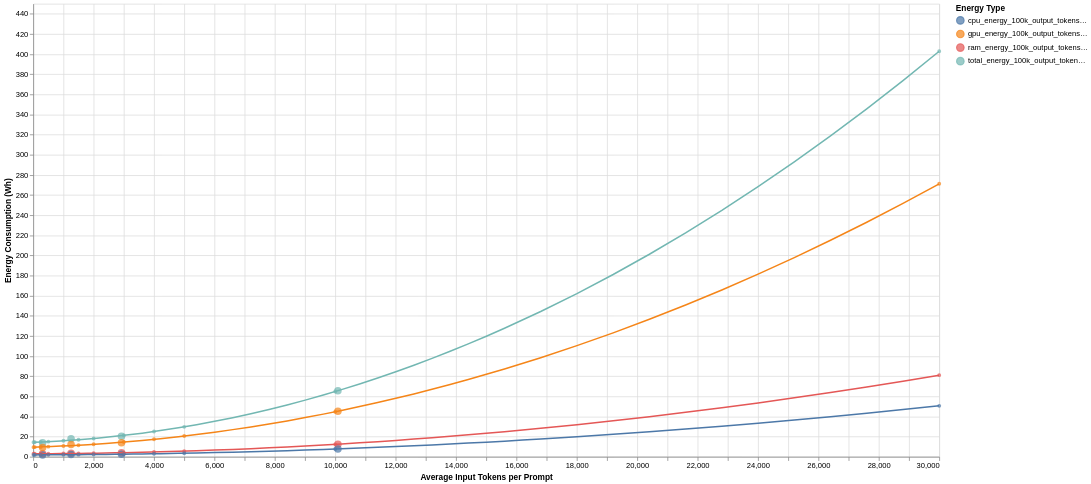

This figure's notebook cell:
### Markdown cell above
## 7. Visualize Results
Create an Altair chart to visualize the actual and predicted energy consumption values.

### Code cell
# Create Altair chart
base = alt.Chart(combined_df[combined_df['Type'] == 'Actual']).mark_point(size=100, filled=True).encode(
    x=alt.X('avg_in_tok', title='Average Input Tokens per Prompt'),
    y=alt.Y('Energy_Consumption', title='Energy Consumption (Wh)'),
    color=alt.Color('Energy_Type', title='Energy Type'),
    tooltip=['avg_in_tok', 'Energy_Consumption', 'Energy_Type', 'Type']
).properties(
    width=1200,
    height=600
)


# Highlight predicted values
predicted = alt.Chart(combined_df[combined_df['Type'] == 'Predicted']).mark_point(size=10, filled=False).encode(
    x=alt.X('avg_in_tok', title='Average Input Tokens per Prompt'), 
    y=alt.Y('Energy_Consumption', title='Energy Consumption (Wh)'),
    color=alt.Color('Energy_Type', title='Energy Type'),
    tooltip=['avg_in_tok', 'Energy_Consumption', 'Energy_Type']
)

regression = predicted.transform_regression('avg_in_tok', 'Energy_Consumption', groupby=['Energy_Type'], method="quad").mark_line()

# Combine charts
final_chart = base + regression + predicted

# Display the chart in Streamlit
final_chart

### Figure 1 — Vega-Lite specification as saved in the notebook (floating-point values rounded to 4 significant figures)
{"config": {"view": {"continuousWidth": 300, "continuousHeight": 300}}, "layer": [{"data": {"name": "data-cb657c49c2978297951d2b409b742758"}, "mark": {"type": "point", "filled": true, "size": 100}, "encoding": {"color": {"field": "Energy_Type", "title": "Energy Type", "type": "nominal"}, "tooltip": [{"field": "avg_in_tok", "type": "quantitative"}, {"field": "Energy_Consumption", "type": "quantitative"}, {"field": "Energy_Type", "type": "nominal"}, {"field": "Type", "type": "nominal"}], "x": {"field": "avg_in_tok", "title": "Average Input Tokens per Prompt", "type": "quantitative"}, "y": {"field": "Energy_Consumption", "title": "Energy Consumption (Wh)", "type": "quantitative"}}}, {"data": {"name": "data-345d7f357fda478d05a3e37c3e639396"}, "mark": {"type": "line"}, "encoding": {"color": {"field": "Energy_Type", "title": "Energy Type", "type": "nominal"}, "tooltip": [{"field": "avg_in_tok", "type": "quantitative"}, {"field": "Energy_Consumption", "type": "quantitative"}, {"field": "Energy_Type", "type": "nominal"}], "x": {"field": "avg_in_tok", "title": "Average Input Tokens per Prompt", "type": "quantitative"}, "y": {"field": "Energy_Consumption", "title": "Energy Consumption (Wh)", "type": "quantitative"}}, "transform": [{"on": "avg_in_tok", "regression": "Energy_Consumption", "groupby": ["Energy_Type"], "method": "quad"}]}, {"data": {"name": "data-345d7f357fda478d05a3e37c3e639396"}, "mark": {"type": "point", "filled": false, "size": 10}, "encoding": {"color": {"field": "Energy_Type", "title": "Energy Type", "type": "nominal"}, "tooltip": [{"field": "avg_in_tok", "type": "quantitative"}, {"field": "Energy_Consumption", "type": "quantitative"}, {"field": "Energy_Type", "type": "nominal"}], "x": {"field": "avg_in_tok", "title": "Average Input Tokens per Prompt", "type": "quantitative"}, "y": {"field": "Energy_Consumption", "title": "Energy Consumption (Wh)", "type": "quantitative"}}}], "height": 600, "width": 1200, "$schema": "https://vega.github.io/schema/vega-lite/v5.20.1.json", "datasets": {"data-cb657c49c2978297951d2b409b742758": [{"avg_in_tok": 311.0, "Energy_Consumption": 13.94, "Type": "Actual", "Energy_Type": "total_energy_100k_output_tokens_Wh"}, {"avg_in_tok": 1253.0, "Energy_Consumption": 17.85, "Type": "Actual", "Energy_Type": "total_energy_100k_output_tokens_Wh"}, {"avg_in_tok": 2922.0, "Energy_Consumption": 20.31, "Type": "Actual", "Energy_Type": "total_energy_100k_output_tokens_Wh"}, {"avg_in_tok": 10090.0, "Energy_Consumption": 65.66, "Type": "Actual", "Energy_Type": "total_energy_100k_output_tokens_Wh"}, {"avg_in_tok": 311.0, "Energy_Consumption": 2.914, "Type": "Actual", "Energy_Type": "ram_energy_100k_output_tokens_Wh"}, {"avg_in_tok": 1253.0, "Energy_Consumption": 3.478, "Type": "Actual", "Energy_Type": "ram_energy_100k_output_tokens_Wh"}, {"avg_in_tok": 2922.0, "Energy_Consumption": 3.916, "Type": "Actual", "Energy_Type": "ram_energy_100k_output_tokens_Wh"}, {"avg_in_tok": 10090.0, "Energy_Consumption": 12.53, "Type": "Actual", "Energy_Type": "ram_energy_100k_output_tokens_Wh"}, {"avg_in_tok": 311.0, "Energy_Consumption": 9.205, "Type": "Actual", "Energy_Type": "gpu_energy_100k_output_tokens_Wh"}, {"avg_in_tok": 1253.0, "Energy_Consumption": 12.21, "Type": "Actual", "Energy_Type": "gpu_energy_100k_output_tokens_Wh"}, {"avg_in_tok": 2922.0, "Energy_Consumption": 13.95, "Type": "Actual", "Energy_Type": "gpu_energy_100k_output_tokens_Wh"}, {"avg_in_tok": 10090.0, "Energy_Consumption": 45.31, "Type": "Actual", "Energy_Type": "gpu_energy_100k_output_tokens_Wh"}, {"avg_in_tok": 311.0, "Energy_Consumption": 1.819, "Type": "Actual", "Energy_Type": "cpu_energy_100k_output_tokens_Wh"}, {"avg_in_tok": 1253.0, "Energy_Consumption": 2.171, "Type": "Actual", "Energy_Type": "cpu_energy_100k_output_tokens_Wh"}, {"avg_in_tok": 2922.0, "Energy_Consumption": 2.444, "Type": "Actual", "Energy_Type": "cpu_energy_100k_output_tokens_Wh"}, {"avg_in_tok": 10090.0, "Energy_Consumption": 7.819, "Type": "Actual", "Energy_Type": "cpu_energy_100k_output_tokens_Wh"}], "data-345d7f357fda478d05a3e37c3e639396": [{"avg_in_tok": 10.0, "Energy_Consumption": 14.42, "Type": "Predicted", "Energy_Type": "total_energy_100k_output_tokens_Wh"}, {"avg_in_tok": 50.0, "Energy_Consumption": 14.46, "Type": "Predicted", "Energy_Type": "total_energy_100k_output_tokens_Wh"}, {"avg_in_tok": 250.0, "Energy_Consumption": 14.7, "Type": "Predicted", "Energy_Type": "total_energy_100k_output_tokens_Wh"}, {"avg_in_tok": 500.0, "Energy_Consumption": 15.05, "Type": "Predicted", "Energy_Type": "total_energy_100k_output_tokens_Wh"}, {"avg_in_tok": 1000.0, "Energy_Consumption": 15.89, "Type": "Predicted", "Energy_Type": "total_energy_100k_output_tokens_Wh"}, {"avg_in_tok": 1500.0, "Energy_Consumption": 16.93, "Type": "Predicted", "Energy_Type": "total_energy_100k_output_tokens_Wh"}, {"avg_in_tok": 2000.0, "Energy_Consumption": 18.16, "Type": "Predicted", "Energy_Type": "total_energy_100k_output_tokens_Wh"}, {"avg_in_tok": 3000.0, "Energy_Consumption": 21.23, "Type": "Predicted", "Energy_Type": "total_energy_100k_output_tokens_Wh"}, {"avg_in_tok": 4000.0, "Energy_Consumption": 25.08, "Type": "Predicted", "Energy_Type": "total_energy_100k_output_tokens_Wh"}, {"avg_in_tok": 5000.0, "Energy_Consumption": 29.73, "Type": "Predicted", "Energy_Type": "total_energy_100k_output_tokens_Wh"}, {"avg_in_tok": 10000.0, "Energy_Consumption": 64.82, "Type": "Predicted", "Energy_Type": "total_energy_100k_output_tokens_Wh"}, {"avg_in_tok": 30000.0, "Energy_Consumption": 402.8, "Type": "Predicted", "Energy_Type": "total_energy_100k_output_tokens_Wh"}, {"avg_in_tok": 10.0, "Energy_Consumption": 3.0, "Type": "Predicted", "Energy_Type": "ram_energy_100k_output_tokens_Wh"}, {"avg_in_tok": 50.0, "Energy_Consumption": 3.005, "Type": "Predicted", "Energy_Type": "ram_energy_100k_output_tokens_Wh"}, {"avg_in_tok": 250.0, "Energy_Consumption": 3.03, "Type": "Predicted", "Energy_Type": "ram_energy_100k_output_tokens_Wh"}, {"avg_in_tok": 500.0, "Energy_Consumption": 3.072, "Type": "Predicted", "Energy_Type": "ram_energy_100k_output_tokens_Wh"}, {"avg_in_tok": 1000.0, "Energy_Consumption": 3.186, "Type": "Predicted", "Energy_Type": "ram_energy_100k_output_tokens_Wh"}, {"avg_in_tok": 1500.0, "Energy_Consumption": 3.342, "Type": "Predicted", "Energy_Type": "ram_energy_100k_output_tokens_Wh"}, {"avg_in_tok": 2000.0, "Energy_Consumption": 3.539, "Type": "Predicted", "Energy_Type": "ram_energy_100k_output_tokens_Wh"}, {"avg_in_tok": 3000.0, "Energy_Consumption": 4.059, "Type": "Predicted", "Energy_Type": "ram_energy_100k_output_tokens_Wh"}, {"avg_in_tok": 4000.0, "Energy_Consumption": 4.746, "Type": "Predicted", "Energy_Type": "ram_energy_100k_output_tokens_Wh"}, {"avg_in_tok": 5000.0, "Energy_Consumption": 5.599, "Type": "Predicted", "Energy_Type": "ram_energy_100k_output_tokens_Wh"}, {"avg_in_tok": 10000.0, "Energy_Consumption": 12.37, "Type": "Predicted", "Energy_Type": "ram_energy_100k_output_tokens_Wh"}, {"avg_in_tok": 30000.0, "Energy_Consumption": 81.09, "Type": "Predicted", "Energy_Type": "ram_energy_100k_output_tokens_Wh"}, {"avg_in_tok": 10.0, "Energy_Consumption": 9.544, "Type": "Predicted", "Energy_Type": "gpu_energy_100k_output_tokens_Wh"}, {"avg_in_tok": 50.0, "Energy_Consumption": 9.582, "Type": "Predicted", "Energy_Type": "gpu_energy_100k_output_tokens_Wh"}, {"avg_in_tok": 250.0, "Energy_Consumption": 9.781, "Type": "Predicted", "Energy_Type": "gpu_energy_100k_output_tokens_Wh"}, {"avg_in_tok": 500.0, "Energy_Consumption": 10.06, "Type": "Predicted", "Energy_Type": "gpu_energy_100k_output_tokens_Wh"}, {"avg_in_tok": 1000.0, "Energy_Consumption": 10.72, "Type": "Predicted", "Energy_Type": "gpu_energy_100k_output_tokens_Wh"}, {"avg_in_tok": 1500.0, "Energy_Consumption": 11.5, "Type": "Predicted", "Energy_Type": "gpu_energy_100k_output_tokens_Wh"}, {"avg_in_tok": 2000.0, "Energy_Consumption": 12.42, "Type": "Predicted", "Energy_Type": "gpu_energy_100k_output_tokens_Wh"}, {"avg_in_tok": 3000.0, "Energy_Consumption": 14.64, "Type": "Predicted", "Energy_Type": "gpu_energy_100k_output_tokens_Wh"}, {"avg_in_tok": 4000.0, "Energy_Consumption": 17.38, "Type": "Predicted", "Energy_Type": "gpu_energy_100k_output_tokens_Wh"}, {"avg_in_tok": 5000.0, "Energy_Consumption": 20.64, "Type": "Predicted", "Energy_Type": "gpu_energy_100k_output_tokens_Wh"}, {"avg_in_tok": 10000.0, "Energy_Consumption": 44.74, "Type": "Predicted", "Energy_Type": "gpu_energy_100k_output_tokens_Wh"}, {"avg_in_tok": 30000.0, "Energy_Consumption": 271.1, "Type": "Predicted", "Energy_Type": "gpu_energy_100k_output_tokens_Wh"}, {"avg_in_tok": 10.0, "Energy_Consumption": 1.873, "Type": "Predicted", "Energy_Type": "cpu_energy_100k_output_tokens_Wh"}, {"avg_in_tok": 50.0, "Energy_Consumption": 1.876, "Type": "Predicted", "Energy_Type": "cpu_energy_100k_output_tokens_Wh"}, {"avg_in_tok": 250.0, "Energy_Consumption": 1.892, "Type": "Predicted", "Energy_Type": "cpu_energy_100k_output_tokens_Wh"}, {"avg_in_tok": 500.0, "Energy_Consumption": 1.917, "Type": "Predicted", "Energy_Type": "cpu_energy_100k_output_tokens_Wh"}, {"avg_in_tok": 1000.0, "Energy_Consumption": 1.989, "Type": "Predicted", "Energy_Type": "cpu_energy_100k_output_tokens_Wh"}, {"avg_in_tok": 1500.0, "Energy_Consumption": 2.086, "Type": "Predicted", "Energy_Type": "cpu_energy_100k_output_tokens_Wh"}, {"avg_in_tok": 2000.0, "Energy_Consumption": 2.209, "Type": "Predicted", "Energy_Type": "cpu_energy_100k_output_tokens_Wh"}, {"avg_in_tok": 3000.0, "Energy_Consumption": 2.534, "Type": "Predicted", "Energy_Type": "cpu_energy_100k_output_tokens_Wh"}, {"avg_in_tok": 4000.0, "Energy_Consumption": 2.962, "Type": "Predicted", "Energy_Type": "cpu_energy_100k_output_tokens_Wh"}, {"avg_in_tok": 5000.0, "Energy_Consumption": 3.495, "Type": "Predicted", "Energy_Type": "cpu_energy_100k_output_tokens_Wh"}, {"avg_in_tok": 10000.0, "Energy_Consumption": 7.718, "Type": "Predicted", "Energy_Type": "cpu_energy_100k_output_tokens_Wh"}, {"avg_in_tok": 30000.0, "Energy_Consumption": 50.61, "Type": "Predicted", "Energy_Type": "cpu_energy_100k_output_tokens_Wh"}]}}
